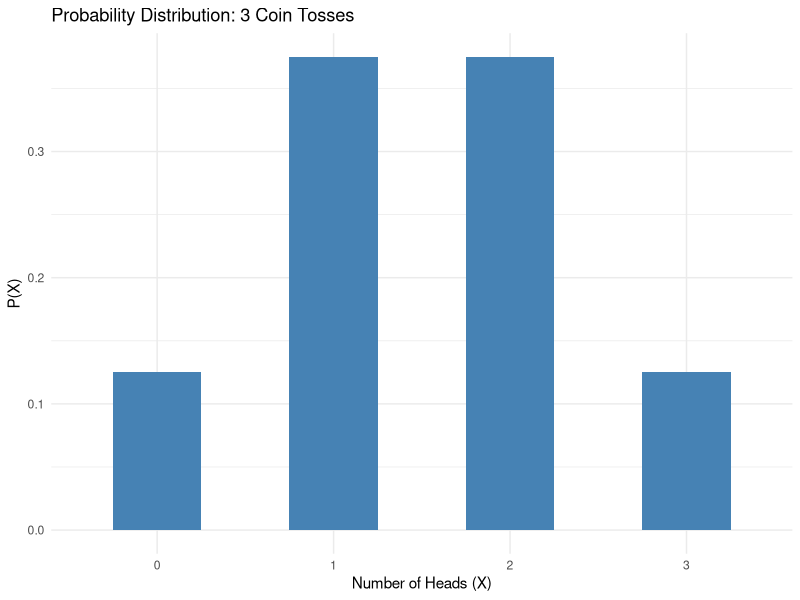
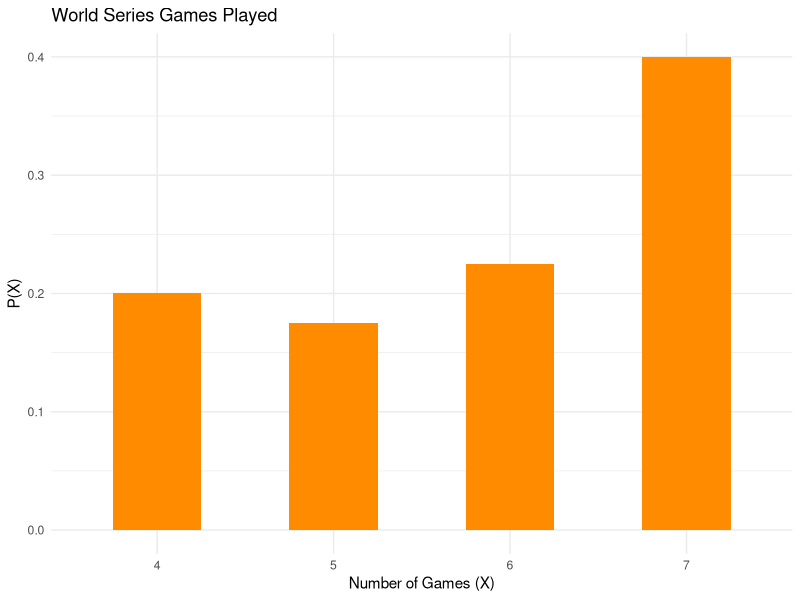
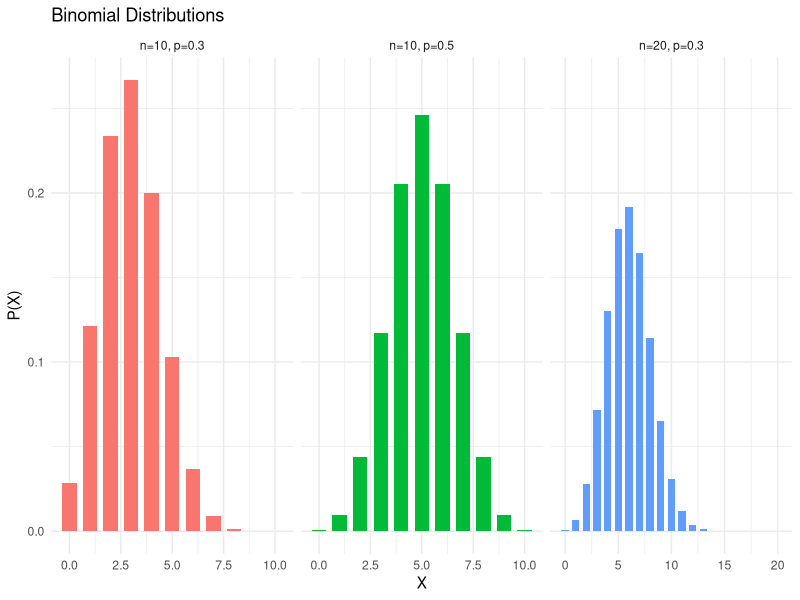

Generate these figures, in order, with R:
## ---- chunk 1
library(tidyverse)
library(ggplot2)
## ---- chunk 2
X <- 1:6
PX <- rep(1/6, 6)
dist <- data.frame(X = X, `P(X)` = round(PX, 4), check.names = FALSE)
## ---- chunk 3
knitr::kable(dist, caption = "Probability Distribution: Rolling a Die")
## ---- chunk 4
X <- 0:3
PX <- c(1/8, 3/8, 3/8, 1/8)
dist <- data.frame(X = X, `P(X)` = PX, check.names = FALSE)
knitr::kable(dist, caption = "Three-Coin Toss: Number of Heads")
## ---- chunk 5
ggplot(dist, aes(x = factor(X), y = `P(X)`)) +
  geom_col(fill = "steelblue", width = 0.5) +
  labs(title = "Probability Distribution: 3 Coin Tosses",
       x = "Number of Heads (X)", y = "P(X)") +
  theme_minimal()
## ---- chunk 6
X <- 4:7
freq <- c(8, 7, 9, 16)
PX <- freq / 40
dist <- data.frame(X = X, Frequency = freq, `P(X)` = PX, check.names = FALSE)
knitr::kable(dist, caption = "World Series: Games Played in 40 Series")
## ---- chunk 7
ggplot(dist, aes(x = factor(X), y = `P(X)`)) +
  geom_col(fill = "darkorange", width = 0.5) +
  labs(title = "World Series Games Played",
       x = "Number of Games (X)", y = "P(X)") +
  theme_minimal()
## ---- chunk 8
# (a) Valid
a_X <- 0:4; a_P <- c(0.5, 0.3, 0.15, 0.04, 0.01)
cat("(a) Sum =", sum(a_P), "| All in [0,1]:", all(a_P >= 0 & a_P <= 1),
    "→", ifelse(sum(a_P) == 1 & all(a_P >= 0 & a_P <= 1), "VALID", "INVALID"), "\n")

# (b) Not valid: sum ≠ 1
b_X <- 1:3; b_P <- c(1/3, 1/3, 1/4)
cat("(b) Sum =", round(sum(b_P), 4), "→", ifelse(abs(sum(b_P)-1) < 1e-9, "VALID", "INVALID"), "\n")
## ---- chunk 9
# (c) Valid
c_X <- 1:5; c_P <- c(0.1, 0.3, 0.4, 0.1, 0.1)
cat("(c) Sum =", sum(c_P), "→", ifelse(sum(c_P) == 1 & all(c_P >= 0 & c_P <= 1), "VALID", "INVALID"), "\n")

# (d) Not valid: negative probability
d_X <- c(2, 4, 6); d_P <- c(-0.1, 0.6, 0.5)
cat("(d) Has negative P:", any(d_P < 0), "→ INVALID\n")
## ---- chunk 10
X <- 0:2
PX <- c(1/4, 2/4, 1/4)
mu <- sum(X * PX)
df <- data.frame(X = X, `P(X)` = PX, `X·P(X)` = X * PX, check.names = FALSE)
knitr::kable(df, caption = "Number of Girls in Two-Child Family")
## ---- chunk 11
cat("Mean μ =", mu)
## ---- chunk 12
X <- 0:3
PX <- c(1/8, 3/8, 3/8, 1/8)
mu <- sum(X * PX)
df <- data.frame(X = X, `P(X)` = PX, `X·P(X)` = X * PX, check.names = FALSE)
knitr::kable(df, caption = "Three Coins: Number of Heads")
## ---- chunk 13
cat("Mean μ =", mu)
## ---- chunk 14
X <- 0:4
PX <- c(0.08, 0.60, 0.25, 0.04, 0.03)
mu <- sum(X * PX)
df <- data.frame(X = X, `P(X)` = PX, `X·P(X)` = X * PX, check.names = FALSE)
knitr::kable(df)
cat("Mean μ =", mu, "trips per year")
## ---- chunk 15
X <- 1:6
PX <- rep(1/6, 6)
mu <- sum(X * PX)
sigma2 <- sum(X^2 * PX) - mu^2
sigma <- sqrt(sigma2)
df <- data.frame(X = X, `P(X)` = PX, `X²·P(X)` = X^2 * PX, check.names = FALSE)
## ---- chunk 16
knitr::kable(df)
cat("μ =", mu, "\nσ² = Σ[X²·P(X)] - μ² =", round(sum(X^2*PX),4), "-", mu^2, "=", round(sigma2,4),
    "\nσ =", round(sigma, 2))
## ---- chunk 17
X <- c(3, 4, 5)
PX <- c(2/5, 1/5, 2/5)
mu <- sum(X * PX)
sigma2 <- sum(X^2 * PX) - mu^2
sigma <- sqrt(sigma2)
df <- data.frame(X = X, `P(X)` = PX, `X·P(X)` = X*PX, `X²·P(X)` = X^2*PX, check.names = FALSE)
knitr::kable(df)
cat("μ =", mu, "| σ² =", round(sigma2, 4), "| σ =", round(sigma, 4))
## ---- chunk 18
X <- 0:4
PX <- c(0.1, 0.3, 0.3, 0.2, 0.1)
mu <- sum(X * PX)
sigma2 <- sum(X^2 * PX) - mu^2
sigma <- sqrt(sigma2)
df <- data.frame(X = X, `P(X)` = PX, `X·P(X)` = X*PX, `X²·P(X)` = X^2*PX, check.names = FALSE)
knitr::kable(df)
cat("μ =", mu, "| σ² =", round(sigma2, 4), "| σ =", round(sigma, 4))
## ---- chunk 19
X <- c(1000-1, 500-1, 100-1, -1)   # net gain
PX <- c(1/1000, 2/1000, 5/1000, 992/1000)
EX <- sum(X * PX)
df <- data.frame(`Net Gain X` = X, `P(X)` = PX, `X·P(X)` = X*PX, check.names = FALSE)
knitr::kable(df)
cat("E(X) = $", round(EX, 4))
## ---- chunk 20
# Bond X
X_x <- c(120, -40); P_x <- c(0.70, 0.30)
EX <- sum(X_x * P_x)

# Bond Y
X_y <- c(90, -30); P_y <- c(0.60, 0.40)
EY <- sum(X_y * P_y)

cat("E(Bond X) = $", EX, "\n")
cat("E(Bond Y) = $", EY, "\n")
cat("Better investment:", ifelse(EX > EY, "Bond X", "Bond Y"))
## ---- chunk 21
n <- 3; X <- 2; p <- 0.5; q <- 1 - p
prob <- choose(n, X) * p^X * q^(n - X)
cat("n =", n, ", X =", X, ", p =", p, ", q =", q, "\n")
cat("P(2 heads) = C(3,2) × (0.5)² × (0.5)¹ =",
    choose(n,X), "×", p^X, "×", q^(n-X), "=", prob)

# Verification using dbinom
cat("\nVerification via dbinom:", dbinom(2, size = 3, prob = 0.5))
## ---- chunk 22
n <- 10; X <- 3; p <- 1/5; q <- 1 - p
prob <- choose(n, X) * p^X * q^(n - X)
cat("n =", n, ", X =", X, ", p =", round(p, 2), ", q =", round(q, 2), "\n")
cat("P(3) = C(10,3) × (1/5)³ × (4/5)⁷ =", round(prob, 3))
cat("\ndbinom check:", round(dbinom(X, n, p), 3))
## ---- chunk 23
n <- 5; p <- 0.30; q <- 0.70
P3 <- choose(n,3) * p^3 * q^2
P4 <- choose(n,4) * p^4 * q^1
P5 <- choose(n,5) * p^5 * q^0
total <- P3 + P4 + P5
## ---- chunk 24
cat("P(3) =", round(P3, 3), "\n")
cat("P(4) =", round(P4, 3), "\n")
cat("P(5) =", round(P5, 3), "\n")
cat("P(at least 3) = P(3)+P(4)+P(5) =", round(total, 3))

# Using pbinom complement
cat("\nVerification: 1 - P(X ≤ 2) =", round(1 - pbinom(2, n, p), 3))
## ---- chunk 25
# Table B: look up n=3, X=2, p=0.5
result <- dbinom(2, size = 3, prob = 0.5)
cat("From binomial table (or dbinom): P(X=2 | n=3, p=0.5) =", result)
## ---- chunk 26
# Full distribution for n=3, p=0.5
dist <- data.frame(
  X = 0:3,
  `P(X)` = dbinom(0:3, 3, 0.5),
  check.names = FALSE
)
knitr::kable(dist, digits = 4, caption = "Binomial Distribution: n=3, p=0.5")
## ---- chunk 27
n <- 20; p <- 0.05

# (a) P(X = 5)
a <- dbinom(5, n, p)
cat("(a) P(X = 5) =", round(a, 4), "\n")

# (b) P(X ≤ 3)
b <- sum(dbinom(0:3, n, p))
cat("(b) P(X ≤ 3) = P(0)+P(1)+P(2)+P(3) =", round(b, 4), "\n")

# (c) P(X ≥ 3) = 1 - P(X ≤ 2)
c <- 1 - sum(dbinom(0:2, n, p))
cat("(c) P(X ≥ 3) = 1 - P(X ≤ 2) =", round(c, 4))
## ---- chunk 28
n <- 4; p <- 0.5; q <- 0.5
mu <- n * p
sigma2 <- n * p * q
sigma <- sqrt(sigma2)
cat("μ = n·p =", n, "×", p, "=", mu, "\n")
cat("σ² = n·p·q =", n, "×", p, "×", q, "=", sigma2, "\n")
cat("σ = √σ² = √", sigma2, "=", sigma, "\n")

# Verification using general formulas
X <- 0:4
PX <- dbinom(X, n, p)
mu_check <- sum(X * PX)
sigma2_check <- sum(X^2 * PX) - mu_check^2
cat("\nVerification: μ =", mu_check, "| σ² =", sigma2_check)
## ---- chunk 29
n <- 8000; p <- 0.02; q <- 0.98
mu <- n * p
sigma2 <- n * p * q
sigma <- sqrt(sigma2)
cat("μ = n·p =", mu, "births\n")
cat("σ² = n·p·q =", sigma2, "\n")
cat("σ = √σ² =", round(sigma, 1))
## ---- chunk 30
# Plot binomial distributions for different p values
params <- list(
  list(n=10, p=0.3, label="n=10, p=0.3"),
  list(n=10, p=0.5, label="n=10, p=0.5"),
  list(n=20, p=0.3, label="n=20, p=0.3")
)

df_all <- do.call(rbind, lapply(params, function(par) {
  x <- 0:par$n
  data.frame(X = x, PX = dbinom(x, par$n, par$p), Label = par$label)
}))
## ---- chunk 31
ggplot(df_all, aes(x = X, y = PX, fill = Label)) +
  geom_col(position = "dodge", width = 0.7) +
  facet_wrap(~Label, scales = "free_x") +
  labs(title = "Binomial Distributions", x = "X", y = "P(X)") +
  theme_minimal() +
  theme(legend.position = "none")
## ---- chunk 32
n <- 8
X1 <- 2; X2 <- 4; X3 <- 1; X4 <- 1
p1 <- 0.30; p2 <- 0.50; p3 <- 0.15; p4 <- 0.05

prob <- factorial(n) / (factorial(X1)*factorial(X2)*factorial(X3)*factorial(X4)) *
        p1^X1 * p2^X2 * p3^X3 * p4^X4

cat("n =", n, "\n")
cat("X₁=2 (0 cups), X₂=4 (1 cup), X₃=1 (2 cups), X₄=1 (3 cups)\n")
cat("P(X) =", round(prob, 4))
## ---- chunk 33
n <- 5
X1 <- 2; X2 <- 2; X3 <- 1
p1 <- 4/10; p2 <- 3/10; p3 <- 3/10

prob <- factorial(n) / (factorial(X1)*factorial(X2)*factorial(X3)) *
        p1^X1 * p2^X2 * p3^X3

cat("p₁ = 4/10 (white), p₂ = 3/10 (red), p₃ = 3/10 (blue)\n")
cat("P(X) = 5!/(2!·2!·1!) × (4/10)² × (3/10)² × (3/10)¹\n")
cat("     =", round(prob, 4), "(= 81/625)")
## ---- chunk 34
lambda <- 200 / 500   # mean errors per page
X <- 3
prob <- (exp(-lambda) * lambda^X) / factorial(X)
cat("λ = 200/500 =", lambda, "errors per page\n")
cat("P(X=3; λ=0.4) = e^(-0.4) × (0.4)³ / 3!\n")
cat("              =", round(exp(-lambda), 6), "×", lambda^X, "/", factorial(X),
    "\n              =", round(prob, 4))

# Verification
cat("\nVerification via dpois:", round(dpois(X, lambda), 4))
## ---- chunk 35
lambda <- 3

# (a) P(X ≤ 3)
a <- ppois(3, lambda)
cat("(a) P(X ≤ 3) = P(0)+P(1)+P(2)+P(3) =", round(a, 4), "\n")

# (b) P(X ≥ 3) = 1 - P(X ≤ 2)
b <- 1 - ppois(2, lambda)
cat("(b) P(X ≥ 3) = 1 - P(X ≤ 2) =", round(b, 4), "\n")

# (c) P(X ≥ 5) = 1 - P(X ≤ 4)
c <- 1 - ppois(4, lambda)
cat("(c) P(X ≥ 5) = 1 - P(X ≤ 4) =", round(c, 4))
## ---- chunk 36
n <- 200; p <- 0.02
lambda <- n * p   # = 4
X <- 5

# Poisson approximation
prob_pois <- dpois(X, lambda)
cat("λ = n·p =", n, "×", p, "=", lambda, "\n")
cat("Poisson approx: P(X=5; λ=4) =", round(prob_pois, 4), "\n")

# Exact binomial
prob_binom <- dbinom(X, n, p)
cat("Exact binomial: P(X=5)      =", round(prob_binom, 4), "\n")
cat("Difference:", round(abs(prob_pois - prob_binom), 4))
## ---- chunk 37
a <- 2   # uninsured
b <- 8   # insured
n <- 5; X <- 1

prob <- choose(a, X) * choose(b, n - X) / choose(a + b, n)
cat("a = 2 (uninsured), b = 8 (insured), n = 5, X = 1\n")
cat("P(X=1) = C(2,1)×C(8,4) / C(10,5)\n")
cat("       =", choose(a,X), "×", choose(b,n-X), "/", choose(a+b,n),
    "=", round(prob, 4), "(= 5/9)")
## ---- chunk 38
a <- 3   # defective
b <- 9   # non-defective
n <- 3; X <- 0   # find P(no defective)

p_none <- choose(a, X) * choose(b, n - X) / choose(a + b, n)
p_reject <- 1 - p_none

cat("a = 3 (defective), b = 9 (good), n = 3\n")
cat("P(X=0) = C(3,0)×C(9,3) / C(12,3) =", choose(a,0),"×",choose(b,3),"/",choose(a+b,n),
    "=", round(p_none, 4), "\n")
cat("P(at least 1 defective) = 1 - P(0) = 1 -", round(p_none, 4),
    "=", round(p_reject, 4))
## ---- chunk 39
summary_df <- data.frame(
  Distribution = c("Binomial", "Multinomial", "Poisson", "Hypergeometric"),
  Formula = c(
    "$P(X) = C^n_X·p^x·q^{n-x}$",
    "$P(X) = n!/(X_1!·X_2!···X_k!)·p_1^{X_1}···p_k^{X_k}$",
    "$P(X;λ) = e^-λ·λ^X/X!$",
    "$P(X) = C^a_X·C^b_{n-X}/C^{a+b}_n)$"
  ),
  `Use When` = c(
    "Fixed n trials; 2 outcomes; independent; constant p",
    "Fixed n trials; >2 outcomes; outcomes are independent",
    "n large, p small; events over time/area/volume",
    "Two outcomes; sampling WITHOUT replacement"
  ),
  check.names = FALSE
)
knitr::kable(summary_df, caption = "Table 5-1: Summary of Discrete Distributions")
